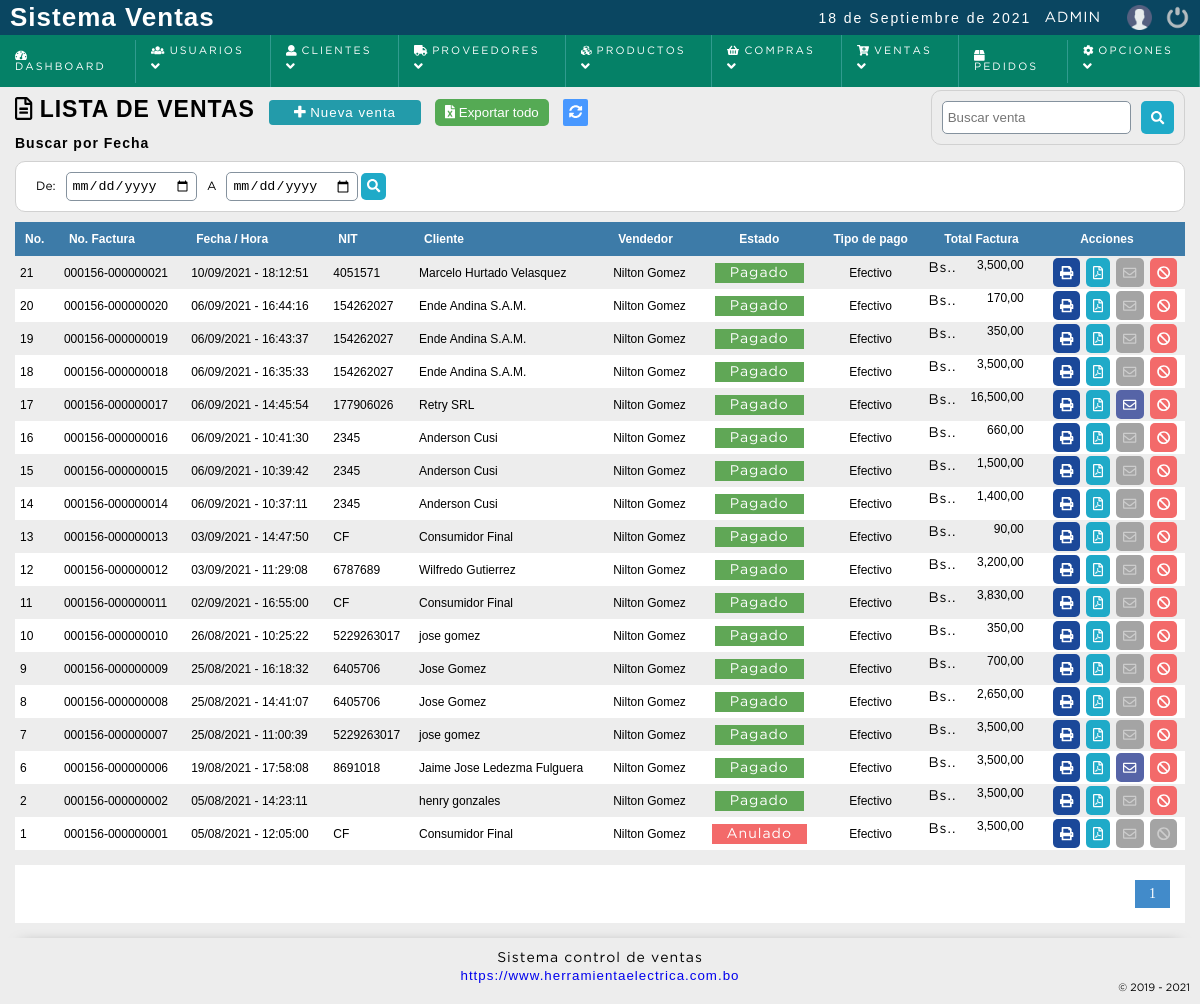
Page /sistema/ventas/ventas.php (signed in) on the earlier database version.
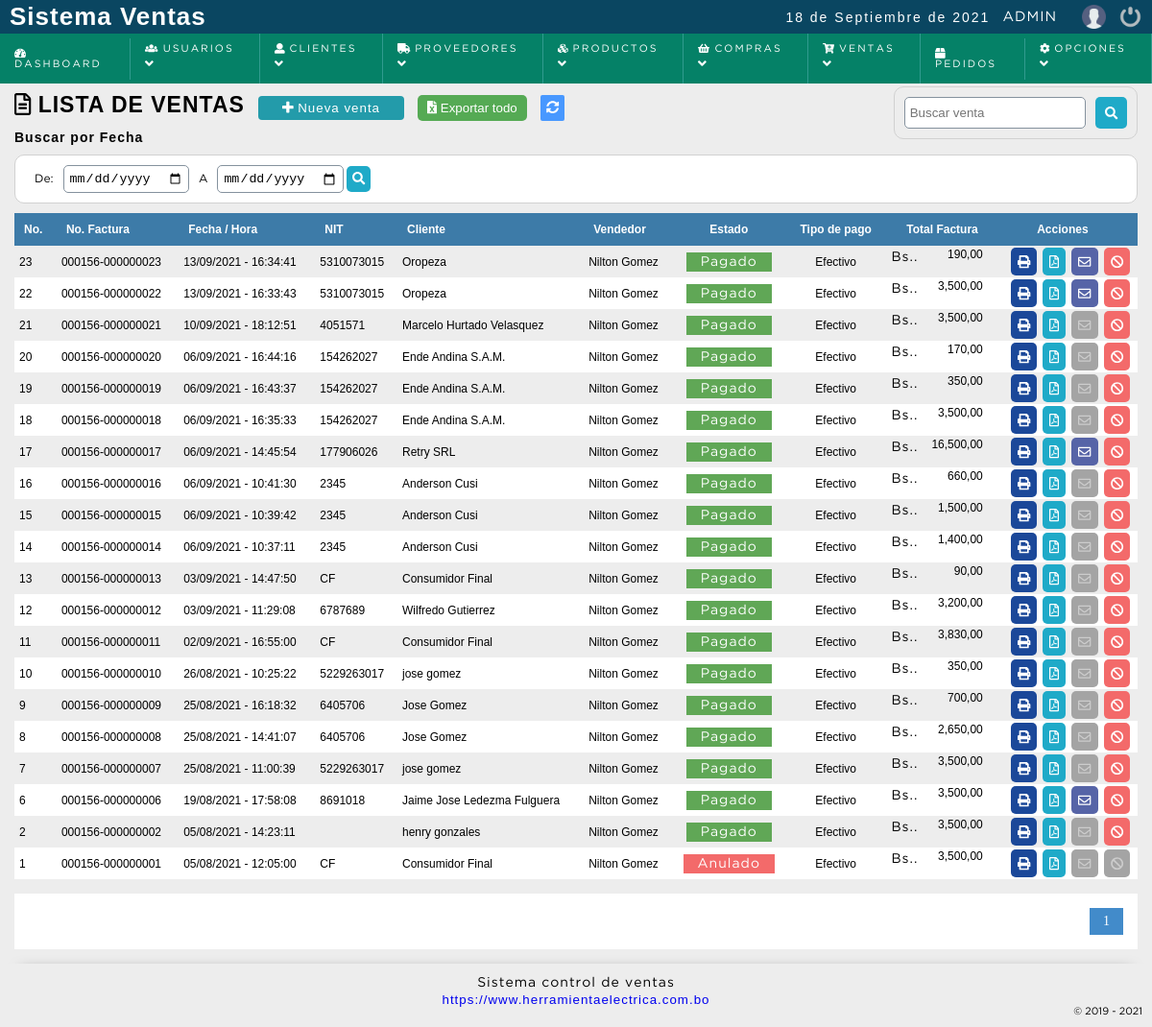
Same page on the later database version.
### tables this page shows
CREATE TABLE `factura` (
  `nofactura` bigint(11) NOT NULL,
  `serieid` bigint(20) NOT NULL,
  `factura_serie` bigint(20) NOT NULL,
  `fecha` date NOT NULL,
  `usuario` int(11) DEFAULT NULL,
  `codcliente` int(11) DEFAULT NULL,
  `totalfactura` decimal(10,2) DEFAULT NULL,
  `descuento` decimal(20,2) NOT NULL,
  `tipopago_id` int(11) NOT NULL,
  `efectivo` decimal(10,2) NOT NULL,
  `dateadd` datetime NOT NULL DEFAULT current_timestamp(),
  `estatus` int(11) NOT NULL DEFAULT 1
);

CREATE TABLE `facturas` (
  `idserie` bigint(20) NOT NULL,
  `cai` varchar(50) NOT NULL,
  `prefijo` varchar(20) NOT NULL,
  `periodo_inicio` date NOT NULL,
  `periodo_fin` date NOT NULL,
  `no_inicio` bigint(20) NOT NULL,
  `no_fin` bigint(20) NOT NULL,
  `ceros` int(11) NOT NULL,
  `usuarioid` bigint(20) NOT NULL,
  `dateadd` datetime NOT NULL DEFAULT current_timestamp(),
  `status` int(11) NOT NULL DEFAULT 1
);

CREATE TABLE `cliente` (
  `idcliente` int(11) NOT NULL,
  `nit` varchar(20) NOT NULL,
  `nombre` varchar(80) DEFAULT NULL,
  `telefono` int(11) DEFAULT NULL,
  `correo` varchar(100) NOT NULL,
  `clave` varchar(255) NOT NULL,
  `cod_temp` varchar(200) NOT NULL,
  `direccion` text DEFAULT NULL,
  `dateadd` datetime NOT NULL DEFAULT current_timestamp(),
  `usuario_id` int(11) NOT NULL,
  `estatus` int(11) NOT NULL DEFAULT 1
);

CREATE TABLE `usuario` (
  `idusuario` int(11) NOT NULL,
  `dpi` varchar(20) NOT NULL,
  `nombre` varchar(50) DEFAULT NULL,
  `telefono` bigint(20) NOT NULL,
  `correo` varchar(100) DEFAULT NULL,
  `usuario` varchar(15) DEFAULT NULL,
  `clave` varchar(100) DEFAULT NULL,
  `cod_temp` varchar(200) DEFAULT NULL,
  `rol` int(11) DEFAULT NULL,
  `dateadd` datetime NOT NULL DEFAULT current_timestamp(),
  `estatus` int(11) NOT NULL DEFAULT 1
);

CREATE TABLE `tipo_pago` (
  `id_tipopago` int(11) NOT NULL,
  `tipo_pago` varchar(50) NOT NULL,
  `descripcion` text NOT NULL,
  `date_add` datetime NOT NULL DEFAULT current_timestamp(),
  `estatus` int(11) NOT NULL DEFAULT 1
);

### sistema/includes/config.php (called while the page is built)
<?php
	$base_url = "http://localhost/sistema_facturacion";
?>

### sistema/includes/functions.php (called while the page is built, shortened)
<?php
	function fechaC(){
		$mes = array("","Enero",
					  "Febrero",
					  "Marzo",
					  "Abril",
					  "Mayo",
					  "Junio",
					  "Julio",
					  "Agosto",
					  "Septiembre",
					  "Octubre",
					  "Noviembre",
					  "Diciembre");
		return date('d')." de ". $mes[date('n')] . " de " . date('Y');
	}
	function formatFactura($factura,$ceros){
		$intFactura = str_pad($factura,$ceros,'0',STR_PAD_LEFT);
		return $intFactura;
	}
	function encrypt($string, $key) {
	   $result = '';
	   for($i=0; $i<strlen($string); $i++) {
	      $char = substr($string, $i, 1);
	      $keychar = substr($key, ($i % strlen($key))-1, 1);
	      $char = chr(ord($char)+ord($keychar));
	      $result.=$char;
	   }
	   return base64_encode($result);
	}
	function decrypt($string, $key) {
	   $result = '';
	   $string = base64_decode($string);
	   for($i=0; $i<strlen($string); $i++) {
	      $char = substr($string, $i, 1);
	      $keychar = substr($key, ($i % strlen($key))-1, 1);
	      $char = chr(ord($char)-ord($keychar));
	      $result.=$char;
	   }
	   return $result;
	}
	function formatCant($cantidad){
		$cantidad = number_format($cantidad,2,SPD,SPM);
		return $cantidad;
	}
 ?>

### sistema/ventas/ventas.php (the view, shortened to what this page needs)
<?php
	include "../../conexion.php";
	$sql_registe = mysqli_query($conection,"SELECT COUNT(*) as total_registro FROM factura");
	$result_register = mysqli_fetch_array($sql_registe);
	$total_registro = $result_register['total_registro'];
	$por_pagina = 200;
	if(empty($_GET['pagina']))
	{
		$pagina = 1;
	}else{
		$pagina = $_GET['pagina'];
	}
	$desde = ($pagina-1) * $por_pagina;
	$total_paginas = ceil($total_registro / $por_pagina);
	$query = mysqli_query($conection,"SELECT f.nofactura,f.factura_serie,
											 DATE_FORMAT(f.fecha, '%d/%m/%Y') as fecha, DATE_FORMAT(f.dateadd,'%H:%i:%s') as  hora,
											 f.totalfactura,
											 f.codcliente,
											 f.estatus,
											 u.nombre as vendedor,
											 cl.nit,
											 cl.correo,
											 cl.nombre as cliente,
											 tp.tipo_pago,
											 s.prefijo,s.ceros
										FROM factura f
										INNER JOIN usuario u
										ON f.usuario = u.idusuario
										INNER JOIN cliente cl
										ON f.codcliente = cl.idcliente
										INNER JOIN tipo_pago tp
										ON f.tipopago_id = tp.id_tipopago
										INNER JOIN facturas s
										ON f.serieid = s.idserie
										WHERE f.estatus != 10
									  	ORDER BY f.nofactura DESC LIMIT $desde,$por_pagina
		");
 ?>
<!DOCTYPE html>
<html lang="en">
<head>
	<?php include "../includes/scripts.php"; ?>
</head>
<body>
	<?php include "../includes/header.php"; ?>
	<section id="container">
		<h1><i class="far fa-file-alt"></i> Lista de ventas</h1>
		<a href="nueva_venta.php" class="btn_new"><i class="fas fa-plus"></i></i> Nueva venta</a>
		<?php if( $result > 0  and ($_SESSION['rol'] == 1 or $_SESSION['rol'] == 2)){ ?>
		<form action="exportar.php" method="post" class="formExport" >
			<button type="submit" class="bntExport"> <i class="fas fa-file-excel"></i> Exportar todo</button>
		</form>
		<?php } ?>
		<a href="index.php" class="btnRefresh"><i class="fas fa-sync-alt" title="Actualizar"></i></a>
		<form action="buscar_venta.php" method="get" class="form_search">
			<input type="text" name="busqueda" id="busqueda" placeholder="Buscar venta">
			<button type="submit" class="btn_search"><i class="fas fa-search"></i></button>
		</form>
		<div>
			<h5>Buscar por Fecha</h5>
			<form action="buscar_venta.php" method="get" class="form_search_date">
				<label>De: </label>
				<input type="date" name="fecha_de" id="fecha_de" required>
				<label> A </label>
				<input type="date" name="fecha_a" id="fecha_a" required>
				<button type="submit" class="btn_view"><i class="fas fa-search"></i></button>
			</form>
		</div>
	<div class="containerTable">
		<table>
			<tr>
				<th>No.</th>
				<th>No. Factura</th>
				<th>Fecha / Hora</th>
				<th><?php echo IDENTIFICACION_TRIBUTARIA; ?></th>
				<th>Cliente</th>
				<th>Vendedor</th>
				<th class="textcenter">Estado</th>
				<th class="textcenter">Tipo de pago</th>
				<th class="textright">Total Factura</th>
				<th class="textcenter">Acciones</th>
			</tr>
		<?php
			if($result > 0){
				while ($data = mysqli_fetch_array($query)) {
					$venta_c = "venta_".$data["nofactura"];
					$idCliente = "cliente_".$data["codcliente"];
					$idventacript = encrypt($venta_c,$data["codcliente"]);
					$idclientecipt = encrypt($idCliente,$idventacript);
					if($data["estatus"] == 1){
						$estado = '<span class="pagada">Pagado</span>';
					}else{
						$estado = '<span class="anulada">Anulado</span>';
					}
			?>
				<tr id="row_<?php echo $data["nofactura"]; ?>">
					<td><?php echo $data["nofactura"]; ?></td>
					<td><?php echo $data["prefijo"].'-'.formatFactura($data["factura_serie"],$data["ceros"]); ?></td>
					<td><?php echo $data["fecha"].' - '.$data["hora"]; ?></td>
					<td><?php echo $data["nit"]; ?></td>
					<td><?php echo $data["cliente"]; ?></td>
					<td><?php echo $data["vendedor"]; ?></td>
					<td class="estado textcenter"><?php echo $estado; ?></td>
					<td class="textcenter"><?php echo $data['tipo_pago']; ?></td>
					<td class="textright totalfactura"><span><?= SIMBOLO_MONEDA ?>.</span><?php echo formatCant($data["totalfactura"]); ?></td>
					<td class="textright">
						<div class="div_acciones">
							<div>
								<button class="btn_print view_ticket" type="button" cl="<?php echo $idclientecipt; ?>" f="<?php echo $idventacript;?>" title="Imprimir" ><i class="fas fa-print"></i></button>
							</div>
							<div>
								<button class="btn_view view_pdf" type="button" cl="<?php echo $idclientecipt; ?>" f="<?php echo $idventacript;?>" title="Generar PDF" ><i class="far fa-file-pdf"></i></i></button>
							</div>
						<?php if($data["correo"] == '' || $data["correo"] == '-'){ ?>
							<div class="div_factura">
								<button type="button" class="btn_anular inactive" ><i class="far fa-envelope"></i></button>
							</div>
						<?php }else{ ?>
							<div>
								<button class="btn_sendEmail send_factura" type="button" cl="<?php echo $idclientecipt; ?>" f="<?php echo $idventacript;?>" email="<?php echo $data["correo"]; ?>"  title="Enviar email" ><i class="far fa-envelope"></i></button>
							</div>
						<?php } ?>
						<?php if($_SESSION['rol'] == 1 || $_SESSION['rol'] == 2){
									if($data["estatus"] == 1)
									{
						?>
							<div class="div_factura">
								<button class="btn_anular anular_factura" fac="<?php echo $data["nofactura"]; ?>" type="button" title="Anular venta"><i class="fas fa-ban"></i></button>
							</div>
						<?php 		}else{  ?>
							<div class="div_factura">
								<button type="button" class="btn_anular inactive" ><i class="fas fa-ban"></i></button>
							</div>
						<?php
						}
								}
						?>
						</div>
					</td>
				</tr>
		<?php
				}
			}else{
				echo '<tr><td colspan="9" align="center"><p><strong>No hay datos para mostrar</strong></p></td></tr>';
			}
		 ?>
		</table>
	</div>
	<?php
		if($total_registro != 0)
		{
	 ?>
		<div class="paginador">
			<ul>
			<?php
				for ($i=1; $i <= $total_paginas; $i++) {
					if($i == $pagina)
					{
						echo '<li class="pageSelected">'.$i.'</li>';
					}else{
						echo '<li><a href="?pagina='.$i.'">'.$i.'</a></li>';
					}
				}
			 ?>
			</ul>
		</div>
	<?php } ?>
	</section>
	<?php include "../includes/footer.php"; ?>
</body>
</html>

### sistema/includes/scripts.php (shortened to what this page needs)
<?php
	include_once __DIR__."/config.php";
	$stylecss = '<link rel="stylesheet" type="text/css" href="'.$base_url.'/sistema/css/style.css">';
	$responsivecss = '<link rel="stylesheet" type="text/css" href="'.$base_url.'/sistema/css/responsive.css">';
	$alertcss = '<link rel="stylesheet" type="text/css" href="'.$base_url.'/sistema/css/alert/alertify.css">';
	$semanticcss = '<link rel="stylesheet" type="text/css" href="'.$base_url.'/sistema/css/alert/themes/semantic.css">';
	$jqueryuicss = '<link rel="stylesheet" type="text/css" href="'.$base_url.'/sistema/css/jquery-ui.css">';
	echo $stylecss;
	echo $responsivecss;
	echo $alertcss;
	echo $semanticcss;
	echo $jqueryuicss;
?>
<?php
	include_once "functions.php";
?>

### sistema/includes/header.php (shortened to what this page needs)
<header>
	<div class="header">
		<h1>Sistema Ventas</h1>
		<div class="optionsBar">
			<p class="fechaLarga"><?php echo fechaC(); ?></p>
			<span class="user"><?php echo $_SESSION['user']; ?></span>
			<a href="<?php echo $base_url; ?>/sistema/" title="Mi Perfil"><img class="photouser" src="<?php echo $base_url; ?>/sistema/img/user.png" alt="Perfil"></a>
			<a href="<?php echo $base_url; ?>/sistema/salir.php"><img class="close" src="<?php echo $base_url; ?>/sistema/img/salir.png" alt="Salir del sistema" title="Salir"></a>
		</div>
	</div>
	<?php include "nav.php"; ?>
</header>

### sistema/includes/nav.php (shortened to what this page needs)
<nav class="nav_admin">
	<ul>
		<li><a href="<?php echo $base_url; ?>/sistema/dashboard.php"><i class="fas fa-tachometer-alt"></i> Dashboard</a></li>
	<?php
		if($_SESSION['rol'] == 1){
	 ?>
		<li class="principal">
			<a href="#"><i class="fas fa-users"></i> Usuarios <span class="arrow"><i class="fas fa-angle-down"></i></span></a>
		</li>
	<?php } ?>
		<li class="principal">
			<a href="#"><i class="fas fa-user"></i> Clientes <span class="arrow"><i class="fas fa-angle-down"></i></span></a>
		</li>
	<?php
		if($_SESSION['rol'] == 1 || $_SESSION['rol'] == 2){
	 ?>
		<li class="principal">
			<a href="#"><i class="fas fa-truck"></i> Proveedores <span class="arrow"><i class="fas fa-angle-down"></i></span></a>
		</li>
	<?php } ?>
		<li class="principal">
			<a href="#"><i class="fas fa-cubes"></i> Productos <span class="arrow"><i class="fas fa-angle-down"></i></span></a>
		</li>
	<?php if($_SESSION['rol'] == 1 || $_SESSION['rol'] == 2){ ?>
		<li class="principal">
			<a href="#"><i class="fas fa-shopping-basket"></i> Compras <span class="arrow"><i class="fas fa-angle-down"></i></span></a>
		</li>
	<?php
		}
	?>
		<li class="principal">
			<a href="#"><i class="fas fa-cart-plus"></i> Ventas <span class="arrow"><i class="fas fa-angle-down"></i></span></a>
		</li>
	<?php
		if($_SESSION['rol'] == 1 || $_SESSION['rol'] == 2){
	 ?>
		<li><a href="<?php echo $base_url; ?>/sistema/pedidos"><i class="fas fa-box"></i> Pedidos</a></li>
	<?php } ?>
	<?php if($_SESSION['rol'] == 1){ ?>
		<li class="principal">
			<a href="#"><i class="fas fa-cog"></i> Opciones <span class="arrow"><i class="fas fa-angle-down"></i></span></a>
		</li>
	<?php
		}
	?>
	</ul>
</nav>

### sistema/includes/footer.php
<footer class="footer">
	<div class="copy">
		<span>Sistema control de ventas</span><br>
		<a href="<?= WEB_EMPRESA ?>" target="_blanck"><?= WEB_EMPRESA ?></a>
	</div>
</footer>

Differences in the rows shown:
added factura: nofactura "23", facturas.prefijo "000156", factura_serie.ceros "000000023", fecha "13/09/2021", hora "16:34:41", cliente.nit "5310073015", cliente.nombre "Oropeza", usuario.nombre "Nilton Gomez", estatus "Pagado", tipo_pago.tipo_pago "Efectivo", totalfactura "190,00"
added factura: nofactura "22", facturas.prefijo "000156", factura_serie.ceros "000000022", fecha "13/09/2021", hora "16:33:43", cliente.nit "5310073015", cliente.nombre "Oropeza", usuario.nombre "Nilton Gomez", estatus "Pagado", tipo_pago.tipo_pago "Efectivo", totalfactura "3,500,00"
